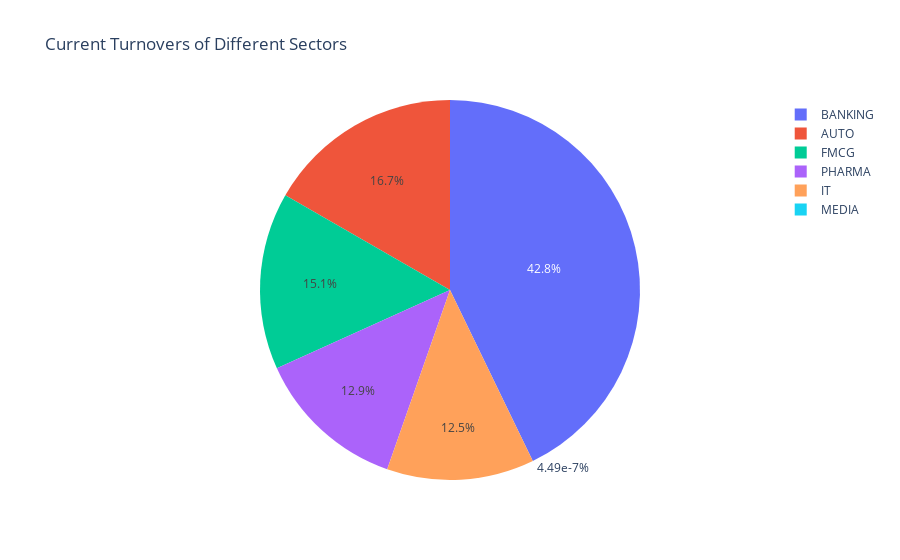

Write notebook code for a chart like this one.
### Code cell
labels = ['IT','BANKING','AUTO','FMCG', 'MEDIA', 'PHARMA']
values = [nifty_IT_current, nifty_bank_current, nifty_auto_current, nifty_fmcg_current, nifty_media_current, nifty_pharma_current]

fig = go.Figure(data=[go.Pie(labels=labels, values=values)])
fig.update_layout(title_text="Current Turnovers of Different Sectors")
fig.show()

### Figure 1 — Plotly figure (JSON) as saved in the notebook; plotly's stock layout.template omitted (floating-point values rounded to 4 significant figures)
{"data": [{"labels": ["IT", "BANKING", "AUTO", "FMCG", "MEDIA", "PHARMA"], "type": "pie", "values": [26930000000.0, 91980000000.0, 35840000000.0, 32370000000.0, 963.5, 27660000000.0]}], "layout": {"title": {"text": "Current Turnovers of Different Sectors"}, "autosize": true}}
